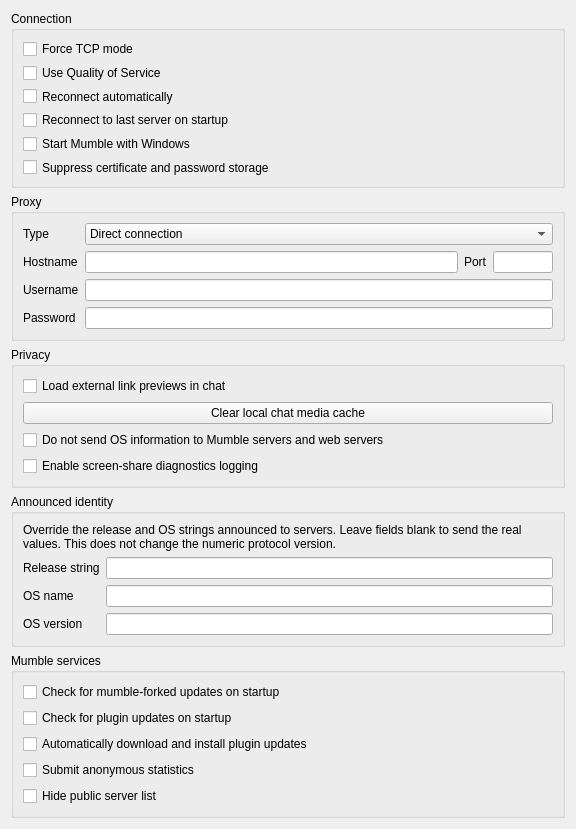
<?xml version="1.0" encoding="UTF-8"?>
<ui version="4.0">
 <class>NetworkConfig</class>
 <widget class="QWidget" name="NetworkConfig">
  <property name="geometry">
   <rect>
    <x>0</x>
    <y>0</y>
    <width>576</width>
    <height>760</height>
   </rect>
  </property>
  <property name="windowTitle">
   <string notr="true">Form</string>
  </property>
  <property name="accessibleName">
   <string>Username</string>
  </property>
  <layout class="QVBoxLayout" name="verticalLayout_2">
   <item>
    <widget class="QGroupBox" name="qgbConnection">
     <property name="sizePolicy">
      <sizepolicy hsizetype="Preferred" vsizetype="Minimum">
       <horstretch>0</horstretch>
       <verstretch>0</verstretch>
      </sizepolicy>
     </property>
     <property name="title">
      <string>Connection</string>
     </property>
     <layout class="QVBoxLayout">
      <item>
       <widget class="QCheckBox" name="qcbTcpMode">
        <property name="toolTip">
         <string>Use TCP compatibility mode</string>
        </property>
        <property name="whatsThis">
         <string>&lt;b&gt;Enable TCP compatibility mode&lt;/b&gt;.&lt;br /&gt;This will make Mumble use only TCP when communicating with the server. This will increase overhead and cause lost packets to produce noticeable pauses in communication, so this should only be used if you are unable to use the default (which uses UDP for voice and TCP for control).</string>
        </property>
        <property name="text">
         <string>Force TCP mode</string>
        </property>
       </widget>
      </item>
      <item>
       <widget class="QCheckBox" name="qcbQoS">
        <property name="toolTip">
         <string>Enable QoS to prioritize packets</string>
        </property>
        <property name="whatsThis">
         <string>This will enable QoS, which will attempt to prioritize voice packets over other traffic.</string>
        </property>
        <property name="text">
         <string>Use Quality of Service</string>
        </property>
       </widget>
      </item>
      <item>
       <widget class="QCheckBox" name="qcbAutoReconnect">
        <property name="toolTip">
         <string>Reconnect when disconnected</string>
        </property>
        <property name="whatsThis">
         <string>&lt;b&gt;Reconnect when disconnected&lt;/b&gt;.&lt;br /&gt;This will make Mumble try to automatically reconnect after 10 seconds if your server connection fails.</string>
        </property>
        <property name="text">
         <string>Reconnect automatically</string>
        </property>
       </widget>
      </item>
      <item>
       <widget class="QCheckBox" name="qcbAutoConnect">
        <property name="toolTip">
         <string>Reconnect to last used server when starting Mumble</string>
        </property>
        <property name="text">
         <string>Reconnect to last server on startup</string>
        </property>
       </widget>
      </item>
      <item>
       <widget class="QCheckBox" name="qcbStartWithPC">
        <property name="toolTip">
         <string>Start Mumble automatically when you sign in to Windows</string>
        </property>
        <property name="whatsThis">
         <string>&lt;b&gt;Start with PC&lt;/b&gt;.&lt;br /&gt;This starts Mumble hidden in the system tray when you sign in to Windows. If reconnect to last server is enabled, Mumble will reconnect automatically.</string>
        </property>
        <property name="text">
         <string>Start Mumble with Windows</string>
        </property>
       </widget>
      </item>
      <item>
       <widget class="QCheckBox" name="qcbSuppressIdentity">
        <property name="toolTip">
         <string>Don't send certificate to server and don't save passwords. (Not saved).</string>
        </property>
        <property name="whatsThis">
         <string>&lt;b&gt;This will suppress identity information from the client.&lt;/b&gt;&lt;p&gt;The client will not identify itself with a certificate, even if defined, and will not cache passwords for connections. This is primarily a test-option and is not saved.&lt;/p&gt;</string>
        </property>
        <property name="text">
         <string>Suppress certificate and password storage</string>
        </property>
       </widget>
      </item>
     </layout>
    </widget>
   </item>
   <item>
    <widget class="QGroupBox" name="qgbProxy">
     <property name="sizePolicy">
      <sizepolicy hsizetype="Expanding" vsizetype="Minimum">
       <horstretch>0</horstretch>
       <verstretch>0</verstretch>
      </sizepolicy>
     </property>
     <property name="title">
      <string>Proxy</string>
     </property>
     <layout class="QGridLayout">
      <item row="0" column="0">
       <widget class="QLabel" name="qlType">
        <property name="text">
         <string>Type</string>
        </property>
        <property name="buddy">
         <cstring>qcbType</cstring>
        </property>
       </widget>
      </item>
      <item row="0" column="1" colspan="3">
       <widget class="MUComboBox" name="qcbType">
        <property name="sizePolicy">
         <sizepolicy hsizetype="Preferred" vsizetype="Fixed">
          <horstretch>0</horstretch>
          <verstretch>0</verstretch>
         </sizepolicy>
        </property>
        <property name="toolTip">
         <string>Type of proxy to connect through</string>
        </property>
        <property name="whatsThis">
         <string>&lt;b&gt;Type of proxy to connect through.&lt;/b&gt;&lt;br /&gt;This makes Mumble connect through a proxy for all outgoing connections. Note: Proxy tunneling forces Mumble into TCP compatibility mode, causing all voice data to be sent via the control channel.</string>
        </property>
        <property name="accessibleName">
         <string>Proxy type</string>
        </property>
        <item>
         <property name="text">
          <string>Direct connection</string>
         </property>
        </item>
        <item>
         <property name="text">
          <string>HTTP(S) proxy</string>
         </property>
        </item>
        <item>
         <property name="text">
          <string>SOCKS5 proxy</string>
         </property>
        </item>
       </widget>
      </item>
      <item row="1" column="0">
       <widget class="QLabel" name="qlHostname">
        <property name="text">
         <string>Hostname</string>
        </property>
        <property name="alignment">
         <set>Qt::AlignLeading|Qt::AlignLeft|Qt::AlignVCenter</set>
        </property>
        <property name="buddy">
         <cstring>qleHostname</cstring>
        </property>
       </widget>
      </item>
      <item row="1" column="1">
       <widget class="QLineEdit" name="qleHostname">
        <property name="sizePolicy">
         <sizepolicy hsizetype="Expanding" vsizetype="Fixed">
          <horstretch>0</horstretch>
          <verstretch>0</verstretch>
         </sizepolicy>
        </property>
        <property name="toolTip">
         <string>Hostname of the proxy</string>
        </property>
        <property name="whatsThis">
         <string>&lt;b&gt;Hostname of the proxy.&lt;/b&gt;&lt;br /&gt;This field specifies the hostname of the proxy you wish to tunnel network traffic through.</string>
        </property>
        <property name="accessibleName">
         <string>Proxy hostname</string>
        </property>
        <property name="text">
         <string/>
        </property>
       </widget>
      </item>
      <item row="1" column="2">
       <widget class="QLabel" name="qlPort">
        <property name="sizePolicy">
         <sizepolicy hsizetype="Preferred" vsizetype="Preferred">
          <horstretch>0</horstretch>
          <verstretch>0</verstretch>
         </sizepolicy>
        </property>
        <property name="minimumSize">
         <size>
          <width>0</width>
          <height>0</height>
         </size>
        </property>
        <property name="text">
         <string>Port</string>
        </property>
        <property name="buddy">
         <cstring>qlePort</cstring>
        </property>
       </widget>
      </item>
      <item row="1" column="3">
       <widget class="QLineEdit" name="qlePort">
        <property name="sizePolicy">
         <sizepolicy hsizetype="Minimum" vsizetype="Fixed">
          <horstretch>0</horstretch>
          <verstretch>0</verstretch>
         </sizepolicy>
        </property>
        <property name="minimumSize">
         <size>
          <width>20</width>
          <height>0</height>
         </size>
        </property>
        <property name="maximumSize">
         <size>
          <width>60</width>
          <height>16777215</height>
         </size>
        </property>
        <property name="toolTip">
         <string>Port number of the proxy</string>
        </property>
        <property name="whatsThis">
         <string>&lt;b&gt;Port number of the proxy.&lt;/b&gt;&lt;br /&gt;This field specifies the port number that the proxy expects connections on.</string>
        </property>
        <property name="accessibleName">
         <string>Proxy port</string>
        </property>
        <property name="inputMask">
         <string/>
        </property>
        <property name="text">
         <string/>
        </property>
        <property name="maxLength">
         <number>5</number>
        </property>
       </widget>
      </item>
      <item row="2" column="0">
       <widget class="QLabel" name="qlUsername">
        <property name="text">
         <string>Username</string>
        </property>
        <property name="buddy">
         <cstring>qleUsername</cstring>
        </property>
       </widget>
      </item>
      <item row="2" column="1" colspan="3">
       <widget class="QLineEdit" name="qleUsername">
        <property name="toolTip">
         <string>Username for proxy authentication</string>
        </property>
        <property name="whatsThis">
         <string>&lt;b&gt;Username for proxy authentication.&lt;/b&gt;&lt;br /&gt;This specifies the username you use for authenticating yourself with the proxy. In case the proxy does not use authentication, or you want to connect anonymously, simply leave this field blank.</string>
        </property>
        <property name="accessibleName">
         <string>Proxy username</string>
        </property>
       </widget>
      </item>
      <item row="3" column="0">
       <widget class="QLabel" name="qlPassword">
        <property name="text">
         <string>Password</string>
        </property>
        <property name="buddy">
         <cstring>qlePassword</cstring>
        </property>
       </widget>
      </item>
      <item row="3" column="1" colspan="3">
       <widget class="QLineEdit" name="qlePassword">
        <property name="toolTip">
         <string>Password for proxy authentication</string>
        </property>
        <property name="whatsThis">
         <string>&lt;b&gt;Password for proxy authentication.&lt;/b&gt;&lt;br /&gt;This specifies the password you use for authenticating yourself with the proxy. In case the proxy does not use authentication, or you want to connect anonymously, simply leave this field blank.</string>
        </property>
        <property name="accessibleName">
         <string>Proxy password</string>
        </property>
        <property name="inputMask">
         <string/>
        </property>
        <property name="text">
         <string/>
        </property>
        <property name="echoMode">
         <enum>QLineEdit::Password</enum>
        </property>
       </widget>
      </item>
     </layout>
    </widget>
   </item>
   <item>
    <widget class="QGroupBox" name="qgbPrivacy">
     <property name="title">
      <string>Privacy</string>
     </property>
     <layout class="QVBoxLayout" name="verticalLayout_4">
      <item>
       <widget class="QCheckBox" name="qcbLinkPreviews">
        <property name="toolTip">
         <string>Allow chat to load external metadata and thumbnails for pasted links</string>
        </property>
        <property name="whatsThis">
         <string>&lt;b&gt;Load external link previews in chat&lt;/b&gt;.&lt;br/&gt;When enabled, Mumble fetches metadata and thumbnails for supported links in persistent chat. Localhost and private-network targets are blocked automatically.</string>
        </property>
        <property name="text">
         <string>Load external link previews in chat</string>
        </property>
       </widget>
      </item>
      <item>
       <widget class="QPushButton" name="qpbClearPersistentChatMediaCache">
        <property name="toolTip">
         <string>Remove cached chat preview images and media from this client profile</string>
        </property>
        <property name="whatsThis">
         <string>&lt;b&gt;Clear local chat media cache&lt;/b&gt;.&lt;br/&gt;This removes cached thumbnails and media previews stored on this device. Server-side chat history and messages are not changed.</string>
        </property>
        <property name="text">
         <string>Clear local chat media cache</string>
        </property>
       </widget>
      </item>
      <item>
       <widget class="QCheckBox" name="qcbHideOS">
        <property name="toolTip">
         <string>Prevent OS information being sent to Mumble servers and web servers</string>
        </property>
        <property name="whatsThis">
         <string>&lt;b&gt;Don't send OS information to servers&lt;/b&gt;&lt;br/&gt;
Prevents the client from sending potentially identifying information about the operating system to the Mumble server and web servers.</string>
        </property>
        <property name="text">
         <string>Do not send OS information to Mumble servers and web servers</string>
        </property>
       </widget>
      </item>
      <item>
       <widget class="QCheckBox" name="qcbScreenShareDiagnostics">
        <property name="toolTip">
         <string>Write detailed screen-share helper diagnostics to a local log file for troubleshooting</string>
        </property>
        <property name="whatsThis">
         <string>&lt;b&gt;Enable screen-share diagnostics logging&lt;/b&gt;.&lt;br/&gt;When enabled, the external screen-share helper writes detailed startup, relay, encoder and crash-related diagnostics to a local log file. This is intended for troubleshooting and may include local environment details. Changes apply the next time the helper starts.</string>
        </property>
        <property name="text">
         <string>Enable screen-share diagnostics logging</string>
        </property>
       </widget>
      </item>
     </layout>
    </widget>
   </item>
   <item>
    <widget class="QGroupBox" name="qgbAnnouncedIdentity">
     <property name="title">
      <string>Announced identity</string>
     </property>
     <layout class="QGridLayout" name="gridLayout_announcedIdentity">
      <item row="0" column="0" colspan="2">
       <widget class="QLabel" name="qlAnnouncedIdentityHint">
        <property name="wordWrap">
         <bool>true</bool>
        </property>
        <property name="text">
         <string>Override the release and OS strings announced to servers. Leave fields blank to send the real values. This does not change the numeric protocol version.</string>
        </property>
       </widget>
      </item>
      <item row="1" column="0">
       <widget class="QLabel" name="qlAdvertisedRelease">
        <property name="text">
         <string>Release string</string>
        </property>
        <property name="buddy">
         <cstring>qleAdvertisedRelease</cstring>
        </property>
       </widget>
      </item>
      <item row="1" column="1">
       <widget class="QLineEdit" name="qleAdvertisedRelease">
        <property name="toolTip">
         <string>Optional release string to announce to servers</string>
        </property>
        <property name="clearButtonEnabled">
         <bool>true</bool>
        </property>
       </widget>
      </item>
      <item row="2" column="0">
       <widget class="QLabel" name="qlAdvertisedOS">
        <property name="text">
         <string>OS name</string>
        </property>
        <property name="buddy">
         <cstring>qleAdvertisedOS</cstring>
        </property>
       </widget>
      </item>
      <item row="2" column="1">
       <widget class="QLineEdit" name="qleAdvertisedOS">
        <property name="toolTip">
         <string>Optional OS name to announce to servers</string>
        </property>
        <property name="clearButtonEnabled">
         <bool>true</bool>
        </property>
       </widget>
      </item>
      <item row="3" column="0">
       <widget class="QLabel" name="qlAdvertisedOSVersion">
        <property name="text">
         <string>OS version</string>
        </property>
        <property name="buddy">
         <cstring>qleAdvertisedOSVersion</cstring>
        </property>
       </widget>
      </item>
      <item row="3" column="1">
       <widget class="QLineEdit" name="qleAdvertisedOSVersion">
        <property name="toolTip">
         <string>Optional OS version string to announce to servers</string>
        </property>
        <property name="clearButtonEnabled">
         <bool>true</bool>
        </property>
       </widget>
      </item>
     </layout>
    </widget>
   </item>
   <item>
    <widget class="QGroupBox" name="qgbServices">
     <property name="title">
      <string>Mumble services</string>
     </property>
     <layout class="QVBoxLayout" name="verticalLayout">
      <item>
       <widget class="QCheckBox" name="qcbAutoUpdate">
        <property name="toolTip">
         <string>Check for new mumble-forked builds automatically.</string>
        </property>
        <property name="whatsThis">
         <string>This will check the mumble-forked GitHub release every time you start the program, notify you if a newer installer build is available, and let Mumble download and verify the update before you restart to install it.</string>
        </property>
        <property name="text">
         <string>Check for mumble-forked updates on startup</string>
        </property>
       </widget>
      </item>
      <item>
       <widget class="QCheckBox" name="qcbPluginUpdateCheck">
        <property name="toolTip">
         <string>Check for new releases of plugins automatically.</string>
        </property>
        <property name="whatsThis">
         <string>This will check for new releases of plugins every time you start the program, and download them automatically.</string>
        </property>
        <property name="text">
         <string>Check for plugin updates on startup</string>
        </property>
       </widget>
      </item>
      <item>
       <widget class="QCheckBox" name="qcbPluginAutoUpdate">
        <property name="text">
         <string>Automatically download and install plugin updates</string>
        </property>
       </widget>
      </item>
      <item>
       <widget class="QCheckBox" name="qcbUsage">
        <property name="toolTip">
         <string>Submit anonymous statistics to the Mumble project</string>
        </property>
        <property name="whatsThis">
         <string>&lt;b&gt;Submit anonymous statistics.&lt;/b&gt;&lt;br /&gt;Mumble has a small development team, and as such needs to focus its development where it is needed most. By submitting a bit of statistics you help the project determine where to focus development.</string>
        </property>
        <property name="text">
         <string>Submit anonymous statistics</string>
        </property>
       </widget>
      </item>
      <item>
       <widget class="QCheckBox" name="qcbDisablePublicList">
        <property name="enabled">
         <bool>true</bool>
        </property>
        <property name="toolTip">
         <string>When toggled this hides the public server list from the connect dialog</string>
        </property>
        <property name="text">
         <string>Hide public server list</string>
        </property>
       </widget>
      </item>
     </layout>
    </widget>
   </item>
   <item>
    <spacer>
     <property name="orientation">
      <enum>Qt::Vertical</enum>
     </property>
     <property name="sizeType">
      <enum>QSizePolicy::Expanding</enum>
     </property>
     <property name="sizeHint" stdset="0">
      <size>
       <width>20</width>
       <height>40</height>
      </size>
     </property>
    </spacer>
   </item>
  </layout>
 </widget>
 <customwidgets>
  <customwidget>
   <class>MUComboBox</class>
   <extends>QComboBox</extends>
   <header>widgets/MUComboBox.h</header>
  </customwidget>
 </customwidgets>
 <resources/>
 <connections/>
</ui>
